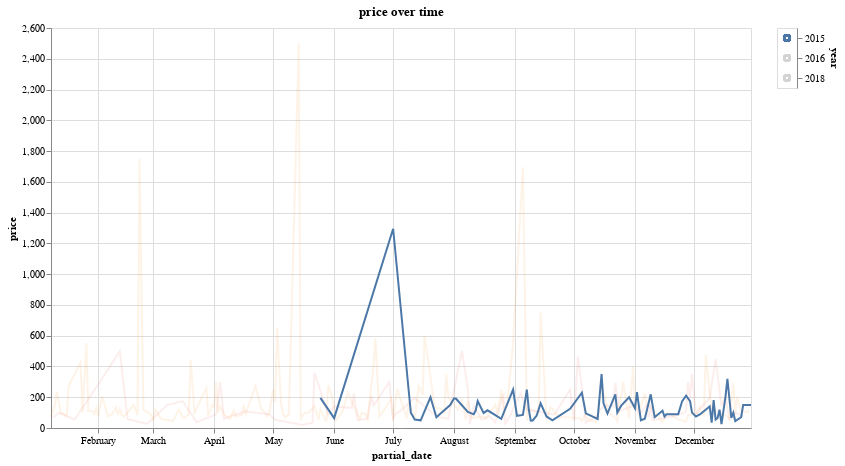

Write notebook code for a chart like this one.
### Code cell
import altair as alt

# years
years = [2015, 2016, 2018]

# select a point for which to provide details-on-demand
click = alt.selection_multi(
    fields=['year'], # limit selection to x-axis value
    empty='none',     # empty selection includes no data points
    init=[{"year": years[0]}]
)

# select a point for which to provide details-on-demand
hover = alt.selection_single(
    encodings=['x'], # limit selection to x-axis value
    on='mouseover',  # select on mouseover events
    nearest=True,    # select data point nearest the cursor
    empty='none'     # empty selection includes no data points
)

# legend

legend = alt.Chart(calendar_pd_filtered).mark_point().encode(
    y=alt.Y('year:N', axis=alt.Axis(orient='right')),
    color=alt.condition(click,
                      alt.Color('year:N', legend=None),
                      alt.value('lightgray'))
).add_selection(
    click
).transform_filter(
    alt.FieldOneOfPredicate(field='year', oneOf=years)
)


# define our base line chart of stock prices
base = alt.Chart(calendar_pd_filtered).mark_line().encode(
    x=alt.X('partial_date:T'),
    y=alt.Y('price:Q'),
    color=alt.Color('year:N', legend=None)
).transform_filter(
    alt.FieldOneOfPredicate(field='year', oneOf=years)
)

alt.layer(
    base.encode(opacity=alt.condition(click, alt.value(1), alt.value(0.1))), # base line chart

    # add a rule mark to serve as a guide line
    alt.Chart(calendar_pd_filtered).mark_rule(color='#aaa').encode(
        x='partial_date:T'
    ).transform_filter(hover),

    # add circle marks for selected time points, hide unselected points
    base.mark_circle().encode(
        opacity=alt.condition(hover, alt.value(1), alt.value(0))
    ).add_selection(hover).transform_filter(click),

    # add white stroked text to provide a legible background for labels
    base.mark_text(align='left', dx=5, dy=-5, stroke='white', strokeWidth=2).encode(
        text=alt.Text('label:N')
    ).transform_filter(hover).transform_filter(click).transform_calculate(label=f'"price:$" + datum.price + " date:" + datum.clean_date'),

    # add text labels for stock prices
    base.mark_text(align='left', dx=5, dy=-5).encode(
        text='label:N'
    ).transform_filter(hover).transform_filter(click).transform_calculate(label=f'"price:$" + datum.price + " date:" + datum.clean_date'),

).properties(
    width=700,
    height=400,
    title="price over time"
) | legend

### Figure 1 — Vega-Lite specification as saved in the notebook (floating-point values rounded to 4 significant figures; data arrays with more than 128 entries replaced by an {"elided": "..."} marker saying what was removed)
{"config": {"view": {"continuousWidth": 400, "continuousHeight": 300}}, "hconcat": [{"layer": [{"mark": "line", "encoding": {"color": {"type": "nominal", "field": "year", "legend": null}, "opacity": {"condition": {"value": 1, "selection": "selector141"}, "value": 0.1}, "x": {"type": "temporal", "field": "partial_date"}, "y": {"type": "quantitative", "field": "price"}}, "transform": [{"filter": {"field": "year", "oneOf": [2015, 2016, 2018]}}]}, {"mark": {"type": "rule", "color": "#aaa"}, "encoding": {"x": {"type": "temporal", "field": "partial_date"}}, "transform": [{"filter": {"selection": "selector142"}}]}, {"mark": "circle", "encoding": {"color": {"type": "nominal", "field": "year", "legend": null}, "opacity": {"condition": {"value": 1, "selection": "selector142"}, "value": 0}, "x": {"type": "temporal", "field": "partial_date"}, "y": {"type": "quantitative", "field": "price"}}, "selection": {"selector142": {"type": "single", "encodings": ["x"], "on": "mouseover", "nearest": true, "empty": "none"}}, "transform": [{"filter": {"field": "year", "oneOf": [2015, 2016, 2018]}}, {"filter": {"selection": "selector141"}}]}, {"mark": {"type": "text", "align": "left", "dx": 5, "dy": -5, "stroke": "white", "strokeWidth": 2}, "encoding": {"color": {"type": "nominal", "field": "year", "legend": null}, "text": {"type": "nominal", "field": "label"}, "x": {"type": "temporal", "field": "partial_date"}, "y": {"type": "quantitative", "field": "price"}}, "transform": [{"filter": {"field": "year", "oneOf": [2015, 2016, 2018]}}, {"filter": {"selection": "selector142"}}, {"filter": {"selection": "selector141"}}, {"calculate": "\"price:$\" + datum.price + \" date:\" + datum.clean_date", "as": "label"}]}, {"mark": {"type": "text", "align": "left", "dx": 5, "dy": -5}, "encoding": {"color": {"type": "nominal", "field": "year", "legend": null}, "text": {"type": "nominal", "field": "label"}, "x": {"type": "temporal", "field": "partial_date"}, "y": {"type": "quantitative", "field": "price"}}, "transform": [{"filter": {"field": "year", "oneOf": [2015, 2016, 2018]}}, {"filter": {"selection": "selector142"}}, {"filter": {"selection": "selector141"}}, {"calculate": "\"price:$\" + datum.price + \" date:\" + datum.clean_date", "as": "label"}]}], "height": 400, "title": "price over time", "width": 700}, {"mark": "point", "encoding": {"color": {"condition": {"type": "nominal", "field": "year", "legend": null, "selection": "selector141"}, "value": "lightgray"}, "y": {"type": "nominal", "axis": {"orient": "right"}, "field": "year"}}, "selection": {"selector141": {"type": "multi", "fields": ["year"], "empty": "none", "init": [{"year": 2015}]}}, "transform": [{"filter": {"field": "year", "oneOf": [2015, 2016, 2018]}}]}], "data": {"name": "data-ededb38a84309a61c632f41e65ee50e9"}, "$schema": "https://vega.github.io/schema/vega-lite/v4.8.1.json", "datasets": {"data-ededb38a84309a61c632f41e65ee50e9": {"elided": "1064 records"}}}
